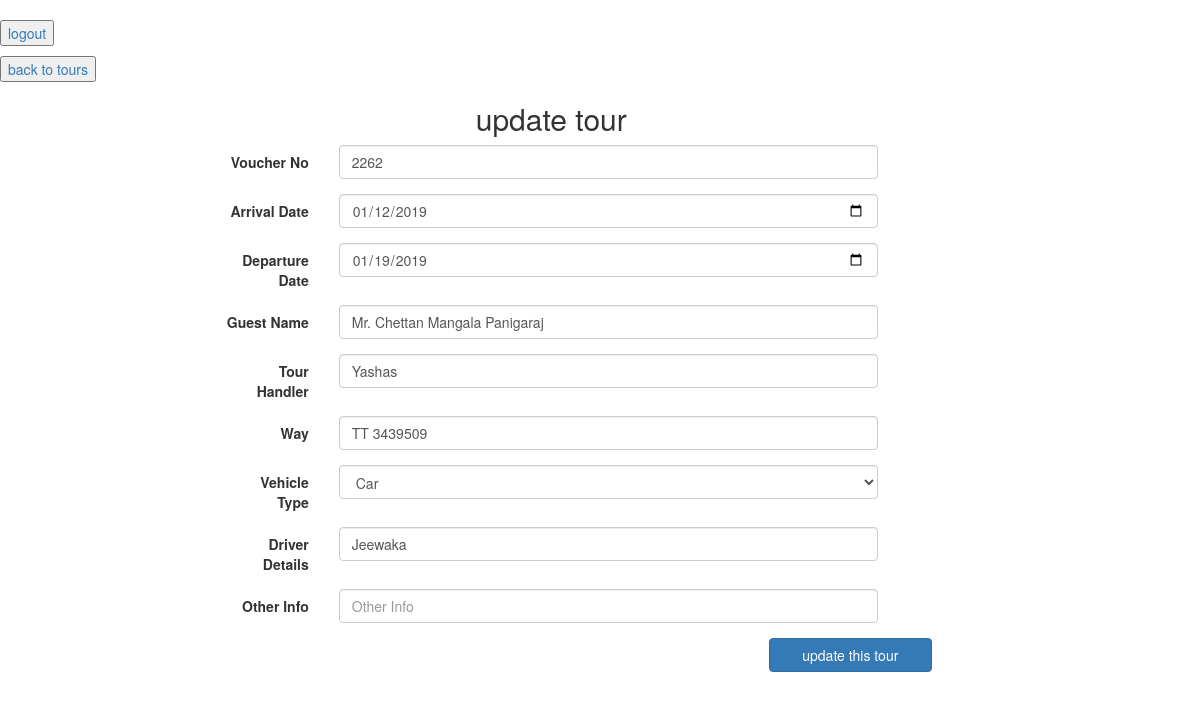
The page /php/updateform.php?id=58 (signed in) on the database its author committed.
### tables this page shows
CREATE TABLE `upcoming` (
  `id` int(11) NOT NULL,
  `voucher_no` text,
  `arrival_date` text,
  `departure_date` text,
  `guest_name` text,
  `tour_handler` text,
  `way` text,
  `vehicle_type` text,
  `driver_details` text,
  `Hotels` text,
  `other_info` text
);

### php/updateform.php (the view, shortened to what this page needs)
<?php
	if(isset($_SESSION['uname'])){
		require_once('../db/connect.php');
		$id = $_GET['id'];
		$selectsql3 = "SELECT * FROM `upcoming` WHERE id=$id";
		$res3 = mysqli_query($connection, $selectsql3);
		$r3 = mysqli_fetch_assoc($res3);
echo "<html>";
echo "<head>";
echo "<link rel='stylesheet' href='https://maxcdn.bootstrapcdn.com/bootstrap/3.3.7/css/bootstrap.min.css'>";
echo "</head>";
echo "<body>";
		echo "<br><a href='../php/logout.php'><input type=button name=logout value=logout></a>";
		echo "<br><a href='../db/dashboard2.php'><input type=button name=dashboard value='back to tours'></a>";
echo "<div class='container'>";
echo "<div class='row'>";
echo "<form enctype='multipart/form-data' method='post' class='form-horizontal col-md-7 col-md-offset-2'>";
echo "<h2 align='center'>update tour</h2>";
echo "<div class='form-group'>";
echo "<label for='input1' class='col-sm-2 control-label'>Voucher No</label>";
echo "<div class='col-sm-10'>";
echo "<input type='text' name='voucherno' class='form-control' id='voucherno' placeholder='Voucher No' value=$r3[voucher_no]>";
echo "</div>";
echo "</div>";
echo "<div class='form-group'>";
echo "<label for='input1' class='col-sm-2 control-label'>Arrival Date</label>";
echo "<div class='col-sm-10'>";
echo "<input type='date' name='arrivaldate' class='form-control' id='arrivaldate' placeholder='Arrival Date' value=$r3[arrival_date]>";
echo "</div>";
echo "</div>";
echo "<div class='form-group'>";
echo "<label for='input1' class='col-sm-2 control-label'>Departure Date</label>";
echo "<div class='col-sm-10'>";
echo "<input type='date' name='departuredate' class='form-control' id='departuredate' placeholder='Departure Date' value=$r3[departure_date]>";
echo "</div>";
echo "</div>";
echo "<div class='form-group'>";
echo "<label for='input1' class='col-sm-2 control-label'>Guest Name</label>";
echo "<div class='col-sm-10'>";
echo "<input type='text' name='guestname' class='form-control' id='guestname' placeholder='Guest Name' value='$r3[guest_name]'>";
echo "</div>";
echo "</div>";
echo "<div class='form-group'>";
echo "<label for='input1' class='col-sm-2 control-label'>Tour Handler</label>";
echo "<div class='col-sm-10'>";
echo "<input type='text' name='tourhandler' class='form-control' id='tourhandler' placeholder='Tour Handler' value='$r3[tour_handler]'>";
echo "</div>";
echo "</div>";
echo "<div class='form-group'>";
echo "<label for='input1' class='col-sm-2 control-label'>Way</label>";
echo "<div class='col-sm-10'>";
echo "<input type='text' name='way' class='form-control' id='way' placeholder='Way' value='$r3[way]'>";
echo "</div>";
echo "</div>";
$ifcar = '';
if($r3['vehicle_type']=='Car'){
    $ifcar = 'selected';
}
echo "<div class='form-group'>";
echo "<label for='input1' class='col-sm-2 control-label'>Vehicle Type</label>";
echo "<div class='col-sm-10'>";
echo "<select name='vehicletype' id='vehicletype' class='form-control'>";
$ifcar = "<option value='Car' $ifcar>Car</option>";
echo $ifcar;
echo "</select>";
echo "</div>";
echo "</div>";
echo "<div class='form-group'>";
echo "<label for='input1' class='col-sm-2 control-label'>Driver Details</label>";
echo "<div class='col-sm-10'>";
echo "<input type='text' name='driverdetails' class='form-control' id='driverdetails' placeholder='Driver Details' value='$r3[driver_details]'>";
echo "</div>";
echo "</div>";
echo "<div class='form-group'>";
echo "<label for='input1' class='col-sm-2 control-label'>Other Info</label>";
echo "<div class='col-sm-10'>";
echo "<input type='text' name='otherinfo' class='form-control' id='otherinfo' placeholder='Other Info' value='$r3[other_info]'>";
echo "</div>";
echo "</div>";
echo "<input type='submit' class='btn btn-primary col-md-3 col-md-offset-10' value='update this tour'/>";
echo "</form>";
echo "</div>";
echo "</div>";
echo "</body>";
echo "</html>";
		}
		else {
		echo "<script>location.href='../index.php'</script>";
	}
?>

### rows shown on the page
upcoming: voucherno "2262", arrivaldate "01/12/2019", departuredate "01/19/2019", guestname "Mr. Chettan Mangala Panigaraj", tourhandler "Yashas", way "TT 3439509", driverdetails "Jeewaka"
